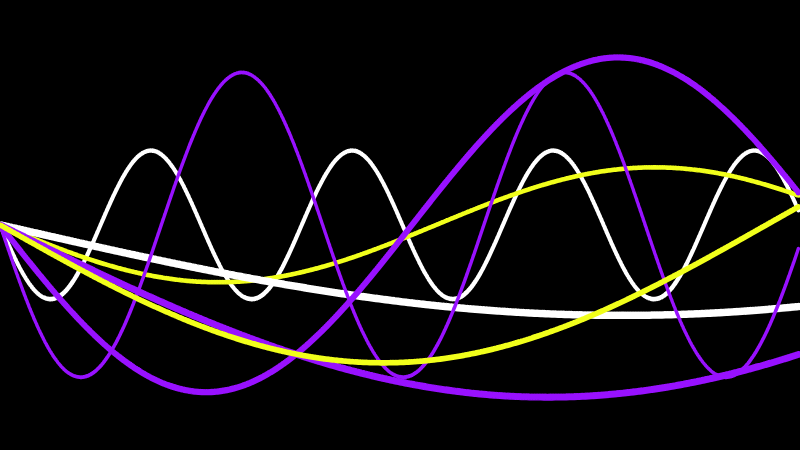
Frame 1 (no input)
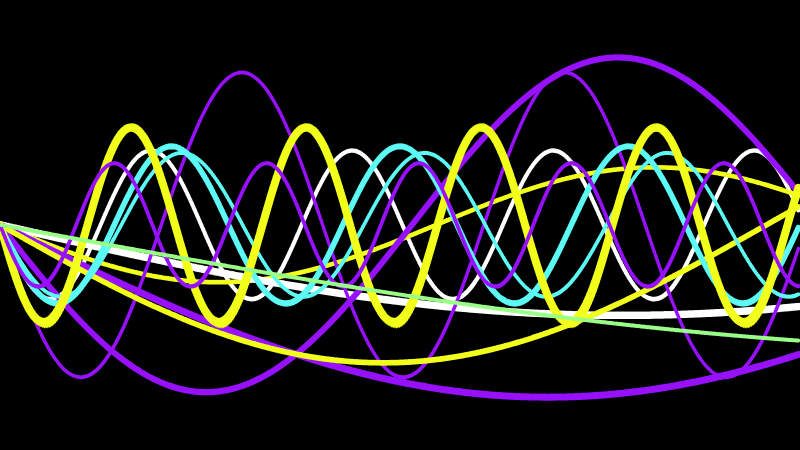
Frame 2 (the mouse pressed at the canvas centre, redrawn once)

The p5.js sketch that drew these frames (run headless with seeded random() and noise() and a simulated clock; the mouse was pressed at the canvas centre and the sketch redrawn once):

// p5.js sketch
// ── sketch.js
// http://bl.ocks.org/brendandawes/08a0b5e3867426dad100 (refer to this later, too tired rn)

var colors = [];

function setup() {
createCanvas(800,450, );
noFill();
addColors();
smooth(10);
background(0);
noLoop();
}

function addColors() {
  var c;
  c = color (92, 250, 245);
  colors[0] = c;
  c = color (250, 61, 67);
  colors[1] = c;
  c = color (241, 255, 27);
  colors[2] = c;
  c = color (154, 255, 134);
  colors[3] = c;
  c = color (255, 255, 255);
  colors[4] = c;
  c = color (152, 17, 255);
  colors[5] = c;
}

function getRandomColor() {
  var i = Math.floor(random(colors.length));
  var c = colors[i];
  return c;
}

function draw() {
  makeRibbons();
}

function makeRibbons() {
  for (var i=0; i < random(10)+2; i++) {
    var strokeW = random(5)+3;
    var amount = 500;
    var frequency = random(1.0)/15;
    var offset = random(200)+5;
    var col = getRandomColor();
    strokeWeight(strokeW);
    stroke(col,180);
    var startY = height/2;
    beginShape();
    vertex(0, startY);
    for (var c=1; c < amount; c++) {
      var sinoffset = sin(frequency*c);
      var sinX = c*(width/amount);
      var sinY = startY + (sinoffset*offset);
      bezierVertex(sinX,sinY,sinX,sinY-1,sinX,sinY);
    }
    endShape();
  }
}
